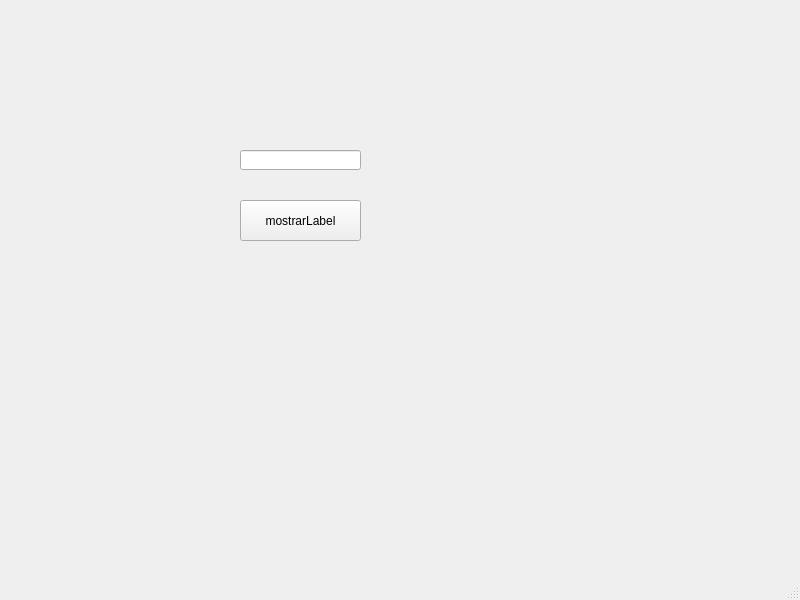
<?xml version="1.0" encoding="UTF-8" ?>
<ui version="4.0">
    <class>MainWindow</class>
    <widget class="QMainWindow" name="MainWindow">
        <property name="geometry">
            <rect>
                <x>0</x>
                <y>0</y>
                <width>800</width>
                <height>600</height>
            </rect>
        </property>
        <property name="windowTitle">
            <string>MainWindow</string>
        </property>
        <widget class="QWidget" name="centralwidget">
            <widget class="QLineEdit" name="editCel">
                <property name="geometry">
                    <rect>
                        <x>240</x>
                        <y>150</y>
                        <width>121</width>
                        <height>20</height>
                    </rect>
                </property>
            </widget>
            <widget class="QPushButton" name="botonMostrar">
                <property name="geometry">
                    <rect>
                        <x>240</x>
                        <y>200</y>
                        <width>121</width>
                        <height>41</height>
                    </rect>
                </property>
                <property name="text">
                    <string>mostrarLabel</string>
                </property>
            </widget>
            <widget class="QLabel" name="label">
                <property name="geometry">
                    <rect>
                        <x>246</x>
                        <y>302</y>
                        <width>111</width>
                        <height>21</height>
                    </rect>
                </property>
                <property name="text">
                    <string />
                </property>
            </widget>
        </widget>
        <widget class="QMenuBar" name="menubar">
            <property name="geometry">
                <rect>
                    <x>0</x>
                    <y>0</y>
                    <width>800</width>
                    <height>21</height>
                </rect>
            </property>
        </widget>
        <widget class="QStatusBar" name="statusbar" />
    </widget>
    <resources />
    <connections />
</ui>
